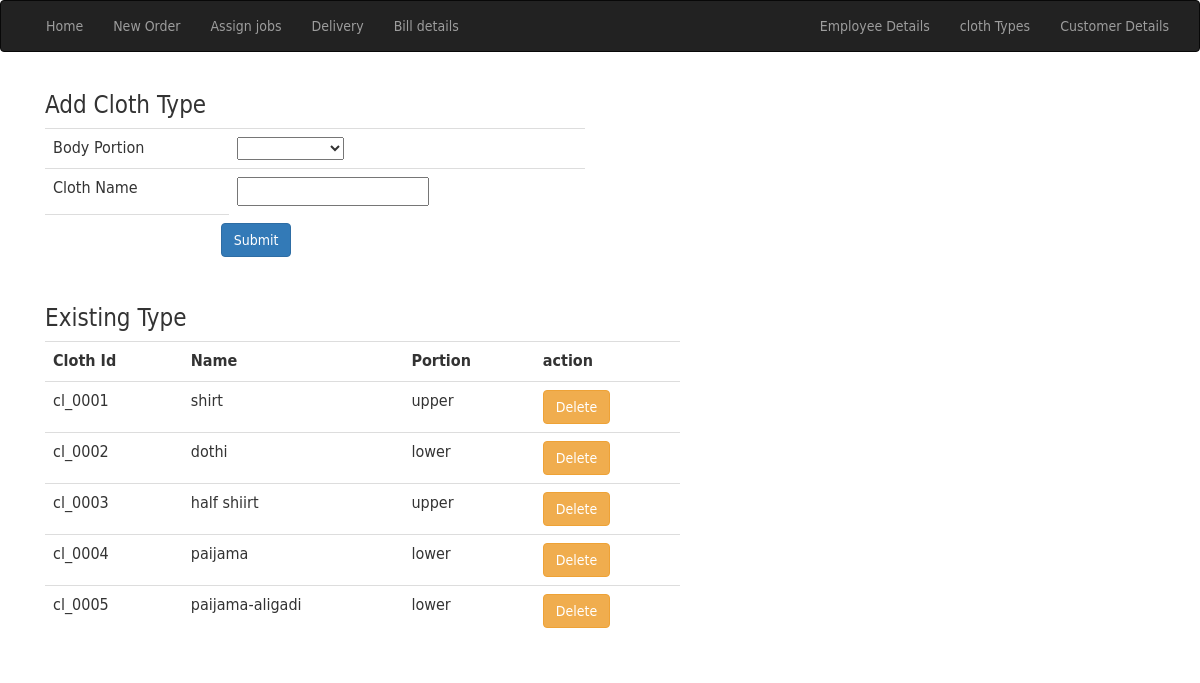
Screenshot of /new_cloth.php with the database file from the repository.
### tables this page shows
CREATE TABLE `cloth_table` (
  `id` int(11) NOT NULL,
  `cloth_name` varchar(110) NOT NULL,
  `portion` varchar(110) NOT NULL,
  `gender` varchar(110) NOT NULL
);

### new_cloth.php (the view, shortened to what this page needs)
<?php
include("include\menu.php");
?>
<html>
	<div class="container">
		<div class="col-md-6">
			<h3>
				Add Cloth Type
			</h3>
			<form method="post">
			<table class="table" style="width: 100%;">
				<tr><td>Body Portion</td><td><select name="portion">
					<option></option>
					<option value="upper">Upper Body</option>
				</select></td></tr>
				<tr><td colspan="1">Cloth Name</td><td><input name="cname"></td></tr>
				<tr><td colspan="1"><input type="submit" style="margin-left: 100%;" class="btn btn-primary" name="sub1"></td></tr>
			</table>
			</form>
		</div>
		<div class="col-md-7">
			<h3>
				Existing Type
			</h3>
			<table class="table" style="width: 100%;">
				<tr><th>Cloth Id</th><th>Name</th><th>Portion</th><th>action</th></tr>
				<?php
					$con=mysqli_connect("localhost","root","","tlr");
					$r1=mysqli_query($con,"select * from cloth_table");
					while($row=mysqli_fetch_array($r1))
					{
						echo"<tr><td>cl_000$row[0]</td><td>$row[1]</td><td>$row[2]</td><td><button value='$row[0]' class='clk btn btn-warning'>Delete</button></td></tr>";
					}
				?>
			</table>
		</div>
	</div>
</html>

### include/menu.php (shortened to what this page needs)
<html>
	<link rel="stylesheet" href="./src/bootstrap.min.css">
       	<nav class="navbar navbar-inverse">
  <div class="container-fluid">
    <div class="collapse navbar-collapse" id="myNavbar">
      <ul class="nav navbar-nav">
        <li class=""><a href="home.php">Home</a></li>
        <li class=""><a href="new_ord.php">New Order</a></li>
        <li class=""><a href="assign.php">Assign jobs</a></li>
        <li class=""><a href="delivery.php">Delivery</a></li>
		<li class=""><a href="print_mea.php">Bill details</a></li>
	 </ul>
      <ul class="nav navbar-nav navbar-right">
        <li class=""><a href="emp_tbl.php">Employee Details</a></li>
		<li class=""><a href="new_cloth.php">cloth Types</a></li>
		<li><a href="cust_det.php">Customer Details</a></li>
	  </ul>
    </div>
  </div>
</nav>
</html>

### rows the page displays
cloth_table: id "1", cloth_name "shirt", portion "upper"
cloth_table: id "2", cloth_name "dothi", portion "lower"
cloth_table: id "3", cloth_name "half shiirt", portion "upper"
cloth_table: id "4", cloth_name "paijama", portion "lower"
cloth_table: id "5", cloth_name "paijama-aligadi", portion "lower"
